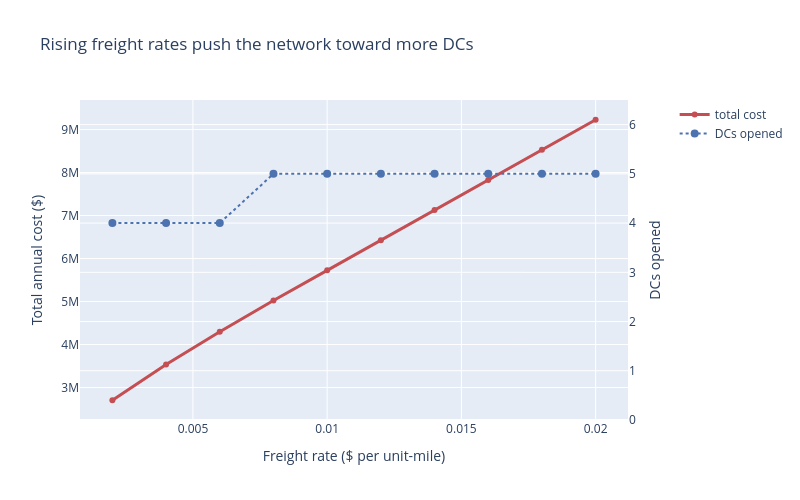

This figure's notebook cell:
### Code cell
fig = make_subplots(specs=[[{"secondary_y": True}]])

fig.add_trace(go.Scatter(
    x=rate_study.rate, y=rate_study["total cost"], name="total cost",
    line=dict(color="#c44e52", width=3),
    hovertemplate="rate=%{x}<br>$%{y:,.0f}<extra></extra>"), secondary_y=False)

fig.add_trace(go.Scatter(
    x=rate_study.rate, y=rate_study["DCs opened"], name="DCs opened", mode="lines+markers",
    line=dict(color="#4c72b0", width=2, dash="dot"), marker=dict(size=8),
    customdata=rate_study.network,
    hovertemplate="rate=%{x}<br>%{y} DCs<br>%{customdata}<extra></extra>"), secondary_y=True)

fig.update_layout(title="Rising freight rates push the network toward more DCs", height=500, width=800)
fig.update_xaxes(title_text="Freight rate ($ per unit-mile)")
fig.update_yaxes(title_text="Total annual cost ($)", secondary_y=False)
fig.update_yaxes(title_text="DCs opened", secondary_y=True, range=[0, 6.5])
fig.show()

### Figure 1 — Plotly figure (JSON) as saved in the notebook; plotly's stock layout.template omitted (floating-point values rounded to 4 significant figures)
{"data": [{"hovertemplate": "rate=%{x}<br>$%{y:,.0f}<extra></extra>", "line": {"color": "#c44e52", "width": 3}, "name": "total cost", "type": "scatter", "x": [0.002, 0.004, 0.006, 0.008, 0.01, 0.012, 0.014, 0.016, 0.018, 0.02], "xaxis": "x", "y": [2705000.0, 3539000.0, 4299000.0, 5025000.0, 5725000.0, 6426000.0, 7126000.0, 7826000.0, 8527000.0, 9227000.0], "yaxis": "y"}, {"customdata": ["Columbus, KansasCity, Memphis, Reno", "Joliet, Columbus, FortWorth, Reno", "Joliet, Columbus, FortWorth, Reno", "Joliet, Columbus, Memphis, FortWorth, Reno", "Joliet, Columbus, Memphis, FortWorth, Reno", "Joliet, Columbus, Memphis, FortWorth, Reno", "Joliet, Columbus, Memphis, FortWorth, Reno", "Joliet, Columbus, Memphis, FortWorth, Reno", "Joliet, Columbus, Memphis, FortWorth, Reno", "Joliet, Columbus, Memphis, FortWorth, Reno"], "hovertemplate": "rate=%{x}<br>%{y} DCs<br>%{customdata}<extra></extra>", "line": {"color": "#4c72b0", "dash": "dot", "width": 2}, "marker": {"size": 8}, "mode": "lines+markers", "name": "DCs opened", "type": "scatter", "x": [0.002, 0.004, 0.006, 0.008, 0.01, 0.012, 0.014, 0.016, 0.018, 0.02], "xaxis": "x", "y": [4, 4, 4, 5, 5, 5, 5, 5, 5, 5], "yaxis": "y2"}], "layout": {"height": 500, "title": {"text": "Rising freight rates push the network toward more DCs"}, "width": 800, "xaxis": {"anchor": "y", "domain": [0, 0.94], "title": {"text": "Freight rate ($ per unit-mile)"}}, "yaxis": {"anchor": "x", "domain": [0, 1], "title": {"text": "Total annual cost ($)"}}, "yaxis2": {"anchor": "x", "overlaying": "y", "range": [0, 6.5], "side": "right", "title": {"text": "DCs opened"}}}}
